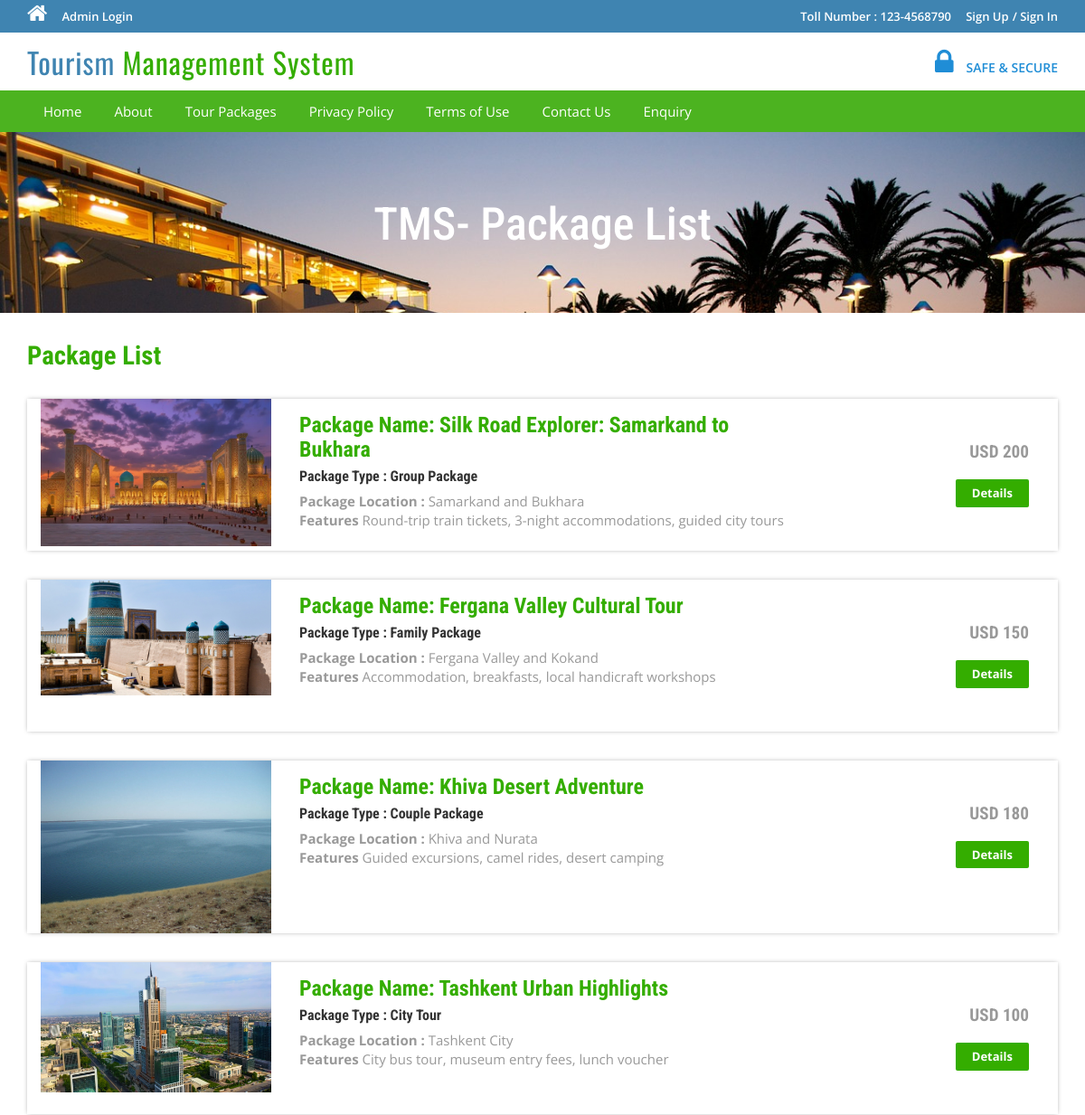
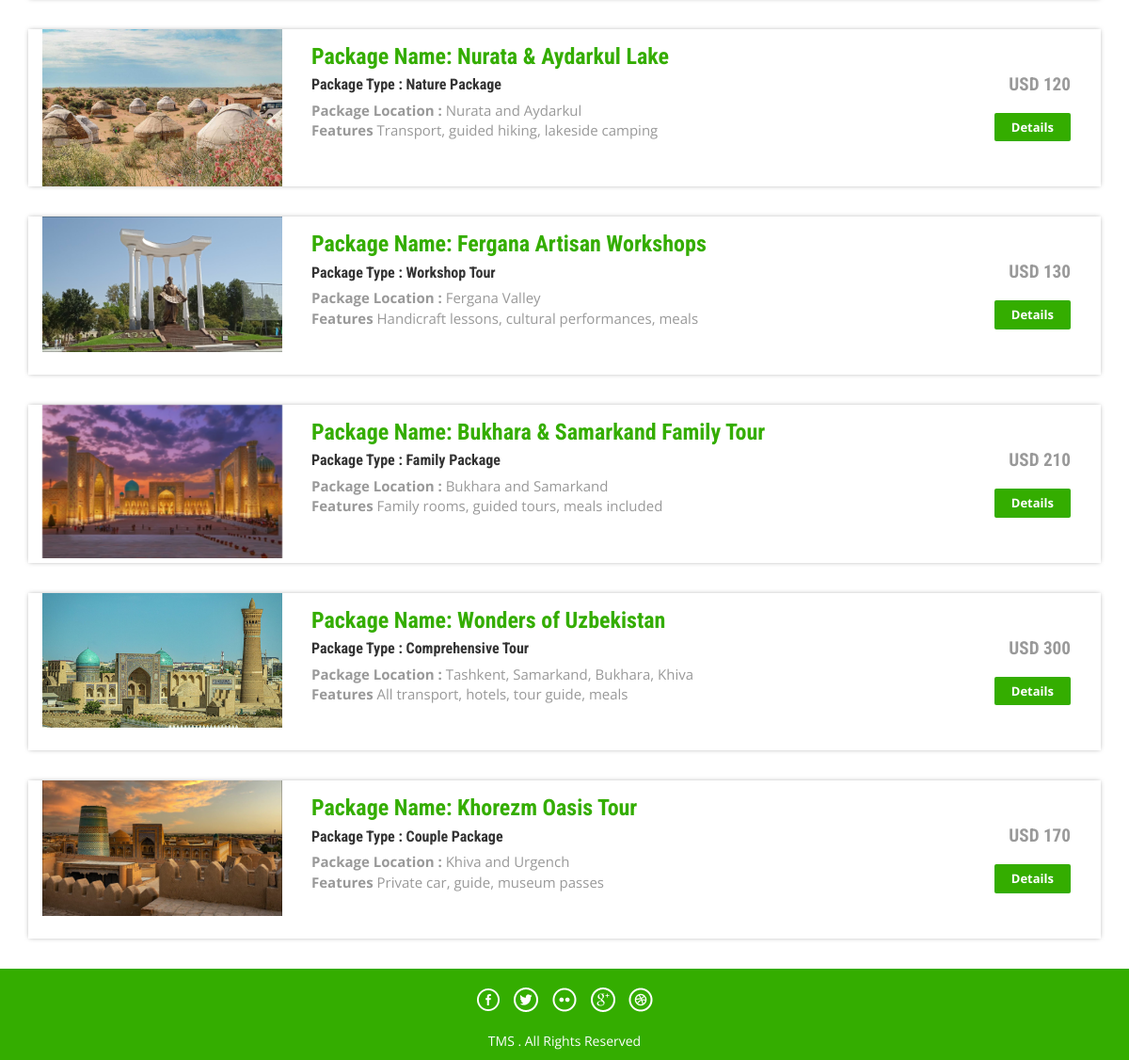
The app's page /package-list.php with its own data (2 pictures, top to bottom).
### tables this page shows
CREATE TABLE `tbltourpackages` (
                                   `PackageId` int(11) NOT NULL,
                                   `PackageName` varchar(200) DEFAULT NULL,
                                   `PackageType` varchar(150) DEFAULT NULL,
                                   `PackageLocation` varchar(100) DEFAULT NULL,
                                   `PackagePrice` int(11) DEFAULT NULL,
                                   `PackageFetures` varchar(255) DEFAULT NULL,
                                   `PackageDetails` mediumtext DEFAULT NULL,
                                   `PackageImage` varchar(100) DEFAULT NULL,
                                   `Creationdate` timestamp NULL DEFAULT current_timestamp(),
                                   `UpdationDate` timestamp NULL DEFAULT NULL ON UPDATE current_timestamp()
);

### package-list.php (the view, shortened to what this page needs)
<?php
include('includes/config.php');
?>
<!DOCTYPE HTML>
<html>
<head>
<link href="css/bootstrap.css" rel='stylesheet' type='text/css' />
<link href="css/style.css" rel='stylesheet' type='text/css' />
<link href="css/font-awesome.css" rel="stylesheet">
<link href="css/animate.css" rel="stylesheet" type="text/css" media="all">
</head>
<body>
<?php include('includes/header.php');?>
<div class="banner-3">
	<div class="container">
		<h1 class="wow zoomIn animated animated" data-wow-delay=".5s" style="visibility: visible; animation-delay: 0.5s; animation-name: zoomIn;"> TMS- Package List</h1>
	</div>
</div>
<div class="rooms">
	<div class="container">
		<div class="room-bottom">
			<h3>Package List</h3>
<?php $sql = "SELECT * from tbltourpackages";
$query = $dbh->prepare($sql);
$query->execute();
$results=$query->fetchAll(PDO::FETCH_OBJ);
if($query->rowCount() > 0)
{
foreach($results as $result)
{	?>
			<div class="rom-btm">
				<div class="col-md-3 room-left wow fadeInLeft animated" data-wow-delay=".5s">
					<img src="admin/pacakgeimages/<?php echo htmlentities($result->PackageImage);?>" class="img-responsive" alt="">
				</div>
				<div class="col-md-6 room-midle wow fadeInUp animated" data-wow-delay=".5s">
					<h4>Package Name: <?php echo htmlentities($result->PackageName);?></h4>
					<h6>Package Type : <?php echo htmlentities($result->PackageType);?></h6>
					<p><b>Package Location :</b> <?php echo htmlentities($result->PackageLocation);?></p>
					<p><b>Features</b> <?php echo htmlentities($result->PackageFetures);?></p>
				</div>
				<div class="col-md-3 room-right wow fadeInRight animated" data-wow-delay=".5s">
					<h5>USD <?php echo htmlentities($result->PackagePrice);?></h5>
					<a href="package-details.php?pkgid=<?php echo htmlentities($result->PackageId);?>" class="view">Details</a>
				</div>
				<div class="clearfix"></div>
			</div>
<?php }} ?>
		</div>
	</div>
</div>
<?php include('includes/footer.php');?>
</body>
</html>

### includes/header.php (shortened to what this page needs)
<?php if($_SESSION['login'])
{?>
<div class="top-header">
	<div class="container">
		<ul class="tp-hd-lft wow fadeInLeft animated" data-wow-delay=".5s">
			<li class="hm"><a href="index.html"><i class="fa fa-home"></i></a></li>
			<li class="prnt"><a href="profile.php">My Profile</a></li>
				<li class="prnt"><a href="change-password.php">Change Password</a></li>
			<li class="prnt"><a href="tour-history.php">My Tour History</a></li>
			<li class="prnt"><a href="issuetickets.php">Raised Tickets</a></li>
		</ul>
		<ul class="tp-hd-rgt wow fadeInRight animated" data-wow-delay=".5s">
			<li class="tol">Welcome :</li>
			<li class="sig"><?php echo htmlentities($_SESSION['login']);?></li>
			<li class="sigi"><a href="logout.php" >/ Logout</a></li>
        </ul>
		<div class="clearfix"></div>
	</div>
</div><?php } else {?>
<div class="top-header">
	<div class="container">
		<ul class="tp-hd-lft wow fadeInLeft animated" data-wow-delay=".5s">
			<li class="hm"><a href="index.php"><i class="fa fa-home"></i></a></li>
				<li class="hm"><a href="admin/index.php">Admin Login</a></li>
		</ul>
		<ul class="tp-hd-rgt wow fadeInRight animated" data-wow-delay=".5s">
			<li class="tol">Toll Number : 123-4568790</li>
			<li class="sig"><a href="#" data-toggle="modal" data-target="#myModal" >Sign Up</a></li>
			<li class="sigi"><a href="#" data-toggle="modal" data-target="#myModal4" >/ Sign In</a></li>
        </ul>
		<div class="clearfix"></div>
	</div>
</div>
<?php }?>
<div class="header">
	<div class="container">
		<div class="logo wow fadeInDown animated" data-wow-delay=".5s">
			<a href="index.php">Tourism <span>Management System</span></a>
		</div>
		<div class="lock fadeInDown animated" data-wow-delay=".5s">
			<li><i class="fa fa-lock"></i></li>
            <li><div class="securetxt">SAFE &amp; SECURE </div></li>
		</div>
		<div class="clearfix"></div>
	</div>
</div>
<div class="footer-btm wow fadeInLeft animated" data-wow-delay=".5s">
	<div class="container">
	<div class="navigation">
			<nav class="navbar navbar-default">
				<div class="collapse navbar-collapse nav-wil" id="bs-example-navbar-collapse-1">
					<nav class="cl-effect-1">
						<ul class="nav navbar-nav">
							<li><a href="index.php">Home</a></li>
							<li><a href="page.php?type=aboutus">About</a></li>
								<li><a href="package-list.php">Tour Packages</a></li>
								<li><a href="page.php?type=privacy">Privacy Policy</a></li>
								<li><a href="page.php?type=terms">Terms of Use</a></li>
								<li><a href="page.php?type=contact">Contact Us</a></li>
								<?php if($_SESSION['login'])
{?>
								<li>Need Help?<a href="#" data-toggle="modal" data-target="#myModal3"> / Write Us </a>  </li>
								<?php } else { ?>
								<li><a href="enquiry.php"> Enquiry </a>  </li>
								<?php } ?>
								<div class="clearfix"></div>
						</ul>
					</nav>
				</div>
			</nav>
		</div>
	</div>
</div>

### includes/footer.php
<div class="copy-right">
	<div class="container">
		<div class="footer-social-icons wow fadeInDown animated animated" data-wow-delay=".5s" style="visibility: visible; animation-delay: 0.5s; animation-name: fadeInDown;">
			<ul>
				<li><a class="facebook" href="#"><span>Facebook</span></a></li>
				<li><a class="twitter" href="#"><span>Twitter</span></a></li>
				<li><a class="flickr" href="#"><span>Flickr</span></a></li>
				<li><a class="googleplus" href="#"><span>Google+</span></a></li>
				<li><a class="dribbble" href="#"><span>Dribbble</span></a></li>
			</ul>
		</div>
		<p class="wow zoomIn animated animated" data-wow-delay=".5s" style="visibility: visible; animation-delay: 0.5s; animation-name: zoomIn;"> TMS . All Rights Reserved </p>
	</div>
</div>

### css/style.css (style rules this page uses)
html, body { font-size: 100%; background: #fff; font-family: 'Open Sans', sans-serif; }
body a,.grid_1,plan_1,plan_1.one,plan_1.two,i.icon1, i.icon2, i.icon3, i.icon4, i.icon5, i.icon6 { transition:0.5s all; -webkit-transition:0.5s all; -moz-transition:0.5s all; -o-transition:0.5s all; -ms-transition:0.5s all; }
h1,h2,h3,h4,h5,h6 { margin:0; font-family: 'Roboto Condensed', sans-serif; }
p { margin:0; }
ul { margin:0; padding:0; }
.logo a { color: #3F84B1; letter-spacing: 1px; font-size: 2em; font-weight: 400; display: block; text-decoration: none; font-family: 'Oswald', sans-serif; }
.logo span { color:#34ad00; }
i.fa.fa-home { font-size: 24px; }
.top-header { background-color: #3F84B1; border-bottom: 0 none; height: 36px; line-height: 35px; }
ul.tp-hd-lft { float: left; }
ul.tp-hd-lft li { display: inline-block; }
li.hm,li.prnt { margin-right: 12px; }
ul.tp-hd-lft a { font-size: 13px; font-weight: 600; color:#fff; }
ul.tp-hd-rgt { float:right; }
ul.tp-hd-rgt li { display: inline-block; font-size: 13px; font-weight: 600; color:#fff; }
ul.tp-hd-rgt a { font-size: 13px; font-weight: 600; color:#fff; }
li.ned,li.wrt,li.tol { margin-right: 12px; }
.header { background-color: #fff; margin: 0; padding: 10px 0 8px; }
.logo a { display: block; }
.logo { float: left; margin-right: 60px; }
.lock { float: right; margin-top: 7px; }
.securetxt { color: #1f8dd6; line-height: 18px; margin-top: 0px; font-size: 14px; font-weight:600; }
.lock li { display: inline-block; }
i.fa.fa-lock { color:#1f8dd6; font-size: 2em; padding-right: 10px; }
.footer-btm li { display: inline-block; margin: 0 10px; font-size: 14px; color: #fff; }
.footer-btm li a { font-size: 15px; color: #fff; display: inline-block; padding: 5px 8px; }
.footer-btm { background:#4CB320; padding: 0.5em 0; text-align:center; }
.copy-right p { color:#fff; font-size:14px; line-height: 1.8em; }
.copy-right { background:#34ad00; text-align: center; padding: 0.5em 0; }
a.view { padding: 6px 18px; font-weight: 700; color: #fff; background-color: #34ad00; border: 0; font-size: 13px; border-radius: 2px; -webkit-transition: all .2s; -moz-transition: all .2s; transition: all .2s; margin-top: 20px; display: inline-block; }
.banner-3 { background: url(../images/6.jpg)no-repeat; background-size: cover; -webkit-background-size: cover; -o-background-size: cover; -ms-background-size: cover; -moz-background-size: cover; min-height:200px; }
.banner-3 h1 { font-size: 50px; margin-bottom: 40px; padding: 1.5em 0 0; text-align: center; color: #fff; }
.rom-btm { margin-top: 2em; box-shadow: 0px 0px 5px -1px rgba(0, 0, 0, 0.37); }
.room-bottom h3 { font-size: 1.8em; font-weight: 700; color: #34ad00; }
.room-bottom { padding: 2em 0; }
.rom-btm h4 { font-size: 1.5em; font-weight: 700; color: #34ad00; }
.rom-btm p { font-size: 15px; color: #999; }
.rom-btm h6 { font-size: 1em; font-weight: 700; margin: 0.5em 0; }
.room-right { text-align: right; padding: 3em 2em; }
.room-midle { padding: 1em; }
.rom-btm h5 { font-size: 1.2em; font-weight: 700; color: #999; }
.footer-social-icons ul li { display:inline-block; margin:0 0.2em; }
.footer-social-icons ul li a { width:30px; height:30px; background:url('../images/img-sprite.png') no-repeat 0px 0px; display:inline-block; position: relative; }
.footer-social-icons ul li a.facebook { background-position:0px 0px; }
.footer-social-icons ul li a.twitter { background-position:-30px 0px; }
.footer-social-icons ul li a.flickr { background-position:-60px 0px; }
.footer-social-icons ul li a.googleplus { background-position:-90px 0px; }
.footer-social-icons ul li a.dribbble { background-position:-120px 0px; }
.footer-social-icons { margin: 10px 0 10px; }
.navbar-default { background-color: #4CB320 !important; border-color: #4CB320 !important; }
.navbar { min-height: 0px !important; margin-bottom:0px !important; border-radius:0px !important; border: none !important; }
ul.nav.navbar-nav li a { font-size: 15px ; color: #fff; display: inline-block; padding: 5px 8px; }
.navbar-collapse { padding-right: 0px !important; padding-left: 0px !important; }

### records on screen
tbltourpackages: PackageImage (picture), PackageName "Silk Road Explorer: Samarkand to Bukhara", PackageType "Group Package", PackageLocation "Samarkand and Bukhara", PackageFetures "Round-trip train tickets, 3-night accommodations, guided city tours", PackagePrice "200"
tbltourpackages: PackageImage (picture), PackageName "Fergana Valley Cultural Tour", PackageType "Family Package", PackageLocation "Fergana Valley and Kokand", PackageFetures "Accommodation, breakfasts, local handicraft workshops", PackagePrice "150"
tbltourpackages: PackageImage (picture), PackageName "Khiva Desert Adventure", PackageType "Couple Package", PackageLocation "Khiva and Nurata", PackageFetures "Guided excursions, camel rides, desert camping", PackagePrice "180"
tbltourpackages: PackageImage (picture), PackageName "Tashkent Urban Highlights", PackageType "City Tour", PackageLocation "Tashkent City", PackageFetures "City bus tour, museum entry fees, lunch voucher", PackagePrice "100"
tbltourpackages: PackageImage (picture), PackageName "Nurata & Aydarkul Lake", PackageType "Nature Package", PackageLocation "Nurata and Aydarkul", PackageFetures "Transport, guided hiking, lakeside camping", PackagePrice "120"
tbltourpackages: PackageImage (picture), PackageName "Fergana Artisan Workshops", PackageType "Workshop Tour", PackageLocation "Fergana Valley", PackageFetures "Handicraft lessons, cultural performances, meals", PackagePrice "130"
tbltourpackages: PackageImage (picture), PackageName "Bukhara & Samarkand Family Tour", PackageType "Family Package", PackageLocation "Bukhara and Samarkand", PackageFetures "Family rooms, guided tours, meals included", PackagePrice "210"
tbltourpackages: PackageImage (picture), PackageName "Wonders of Uzbekistan", PackageType "Comprehensive Tour", PackageLocation "Tashkent, Samarkand, Bukhara, Khiva", PackageFetures "All transport, hotels, tour guide, meals", PackagePrice "300"
tbltourpackages: PackageImage (picture), PackageName "Khorezm Oasis Tour", PackageType "Couple Package", PackageLocation "Khiva and Urgench", PackageFetures "Private car, guide, museum passes", PackagePrice "170"
